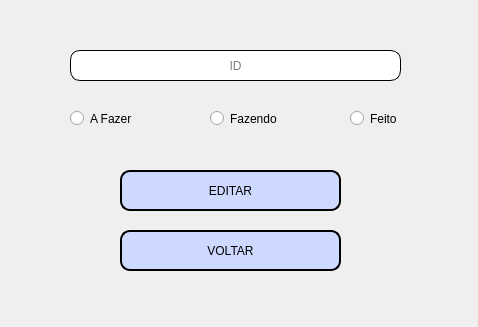
<?xml version="1.0" encoding="UTF-8"?>
<ui version="4.0">
 <class>telaEditStatus</class>
 <widget class="QWidget" name="telaEditStatus">
  <property name="geometry">
   <rect>
    <x>0</x>
    <y>0</y>
    <width>478</width>
    <height>327</height>
   </rect>
  </property>
  <property name="windowTitle">
   <string>Editar status</string>
  </property>
  <widget class="QRadioButton" name="rbFazer">
   <property name="geometry">
    <rect>
     <x>70</x>
     <y>110</y>
     <width>82</width>
     <height>17</height>
    </rect>
   </property>
   <property name="text">
    <string>A Fazer</string>
   </property>
   <attribute name="buttonGroup">
    <string notr="true">buttonGroup</string>
   </attribute>
  </widget>
  <widget class="QRadioButton" name="rbFazendo">
   <property name="geometry">
    <rect>
     <x>210</x>
     <y>110</y>
     <width>82</width>
     <height>17</height>
    </rect>
   </property>
   <property name="text">
    <string>Fazendo</string>
   </property>
   <attribute name="buttonGroup">
    <string notr="true">buttonGroup</string>
   </attribute>
  </widget>
  <widget class="QRadioButton" name="rbFeito">
   <property name="geometry">
    <rect>
     <x>350</x>
     <y>110</y>
     <width>82</width>
     <height>17</height>
    </rect>
   </property>
   <property name="text">
    <string>Feito</string>
   </property>
   <attribute name="buttonGroup">
    <string notr="true">buttonGroup</string>
   </attribute>
  </widget>
  <widget class="QPushButton" name="btnEditStatus">
   <property name="geometry">
    <rect>
     <x>120</x>
     <y>170</y>
     <width>221</width>
     <height>41</height>
    </rect>
   </property>
   <property name="cursor">
    <cursorShape>PointingHandCursor</cursorShape>
   </property>
   <property name="styleSheet">
    <string notr="true">border-radius: 10px;
background-color: rgb(205, 217, 255);
border-style: outset;
border: 2px solid black;</string>
   </property>
   <property name="text">
    <string>EDITAR</string>
   </property>
  </widget>
  <widget class="QPushButton" name="btnVoltarTelaMainES">
   <property name="geometry">
    <rect>
     <x>120</x>
     <y>230</y>
     <width>221</width>
     <height>41</height>
    </rect>
   </property>
   <property name="cursor">
    <cursorShape>PointingHandCursor</cursorShape>
   </property>
   <property name="styleSheet">
    <string notr="true">background-color: rgb(205, 217, 255);
border-radius: 10px;
border-style: outset;
border: 2px solid black;</string>
   </property>
   <property name="text">
    <string>VOLTAR</string>
   </property>
  </widget>
  <widget class="QLineEdit" name="inputID">
   <property name="geometry">
    <rect>
     <x>70</x>
     <y>50</y>
     <width>331</width>
     <height>31</height>
    </rect>
   </property>
   <property name="font">
    <font>
     <strikeout>false</strikeout>
    </font>
   </property>
   <property name="styleSheet">
    <string notr="true">background-color: rgb(255, 255, 255);
border-radius: 10px;
border-style: outset;
border-width: 1px;
</string>
   </property>
   <property name="text">
    <string/>
   </property>
   <property name="echoMode">
    <enum>QLineEdit::Normal</enum>
   </property>
   <property name="cursorPosition">
    <number>0</number>
   </property>
   <property name="alignment">
    <set>Qt::AlignCenter</set>
   </property>
   <property name="placeholderText">
    <string>ID</string>
   </property>
  </widget>
 </widget>
 <resources/>
 <connections/>
 <buttongroups>
  <buttongroup name="buttonGroup">
   <property name="exclusive">
    <bool>true</bool>
   </property>
  </buttongroup>
 </buttongroups>
</ui>
